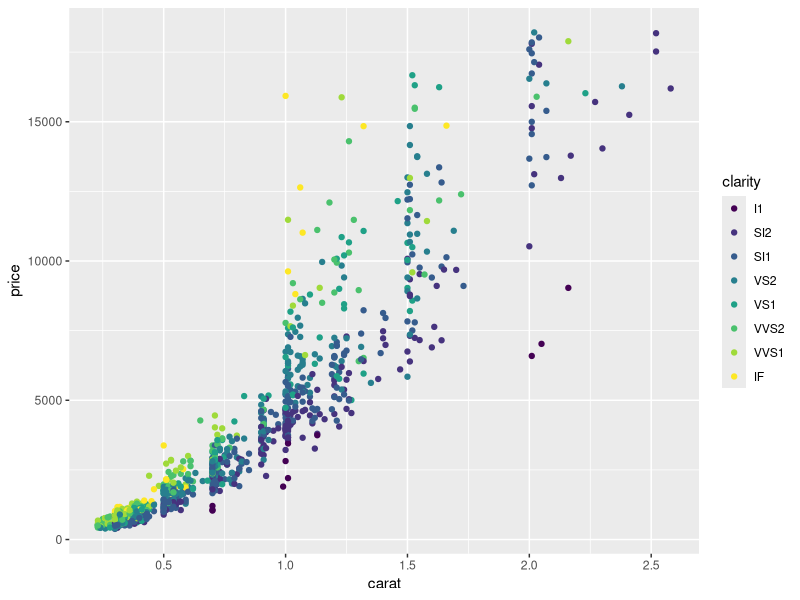
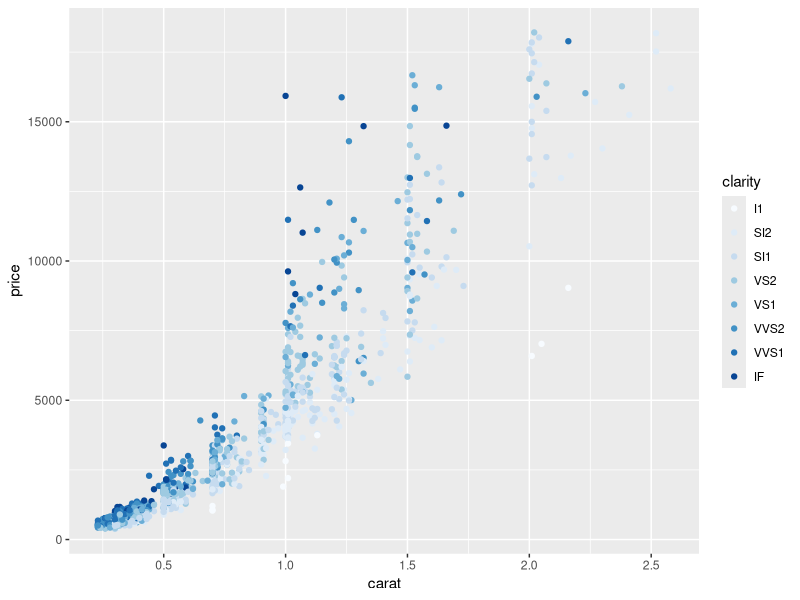
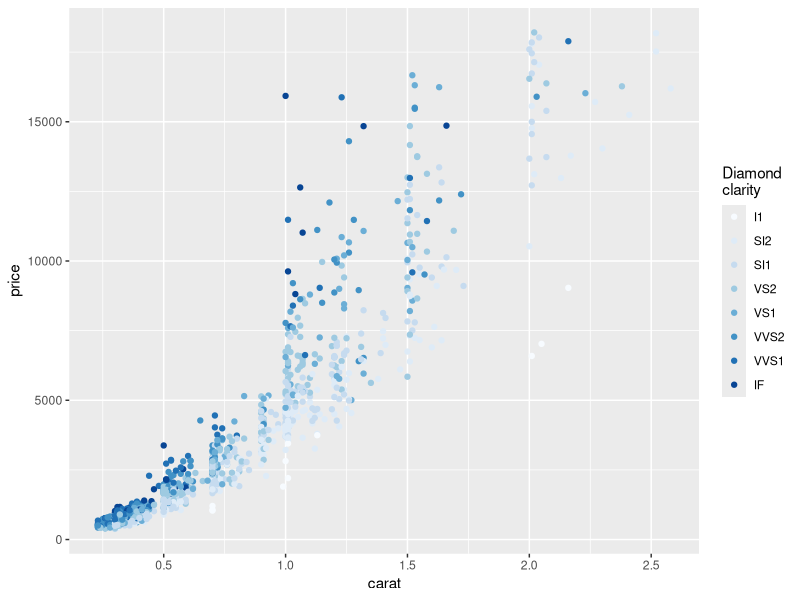
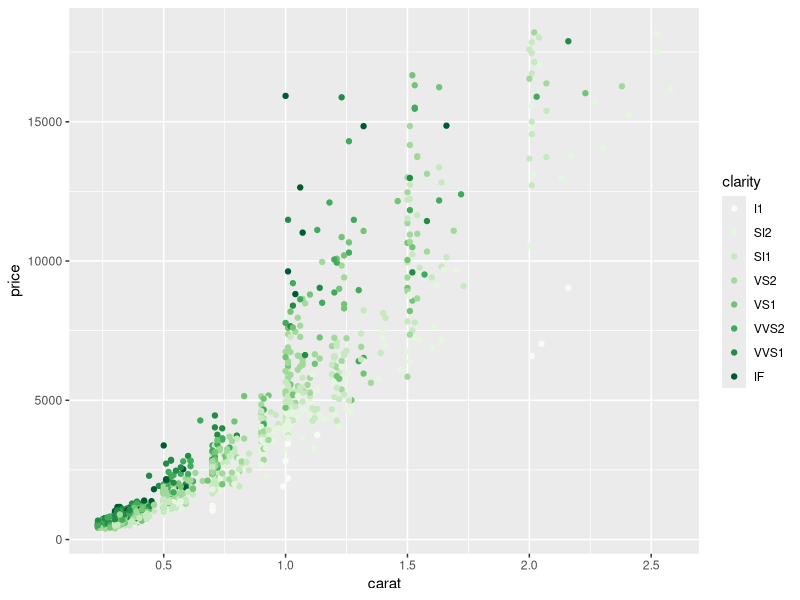
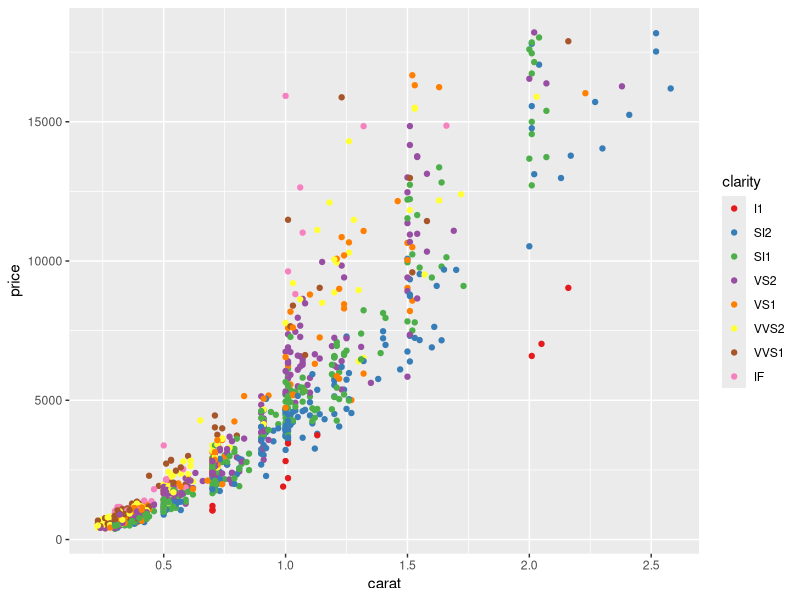
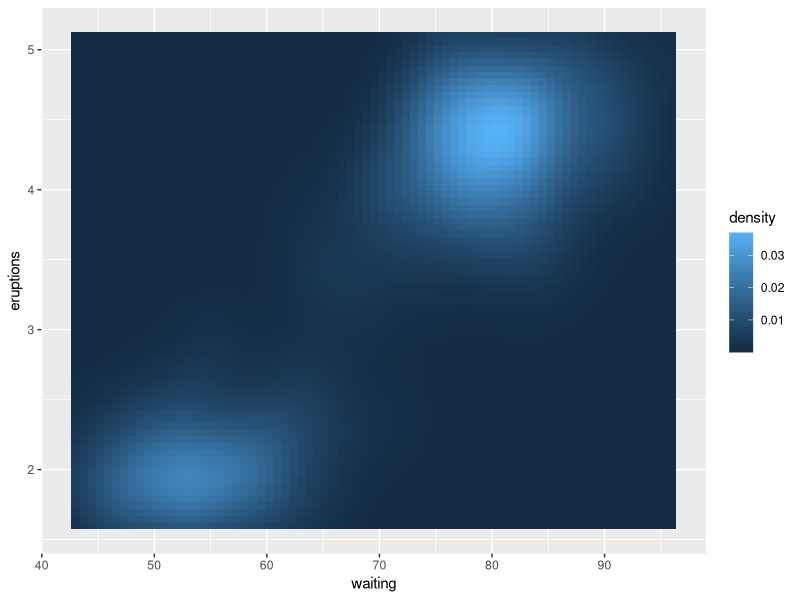
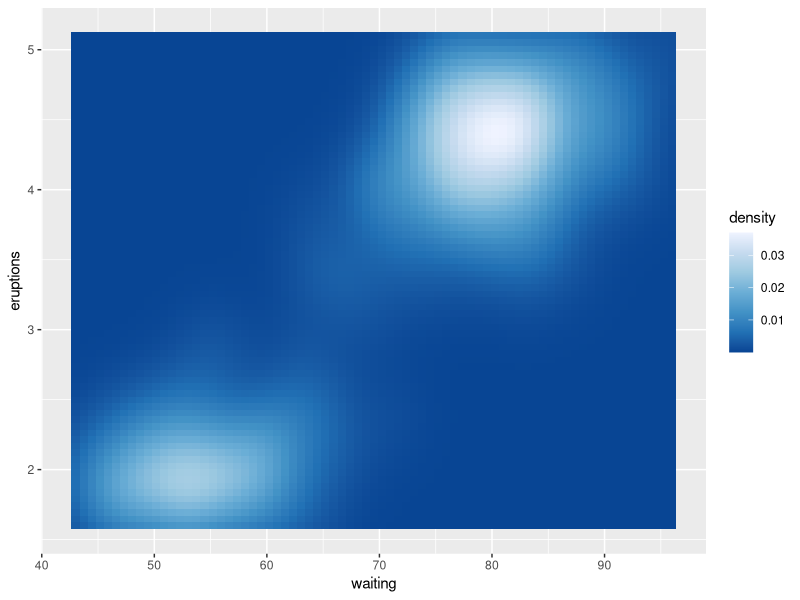
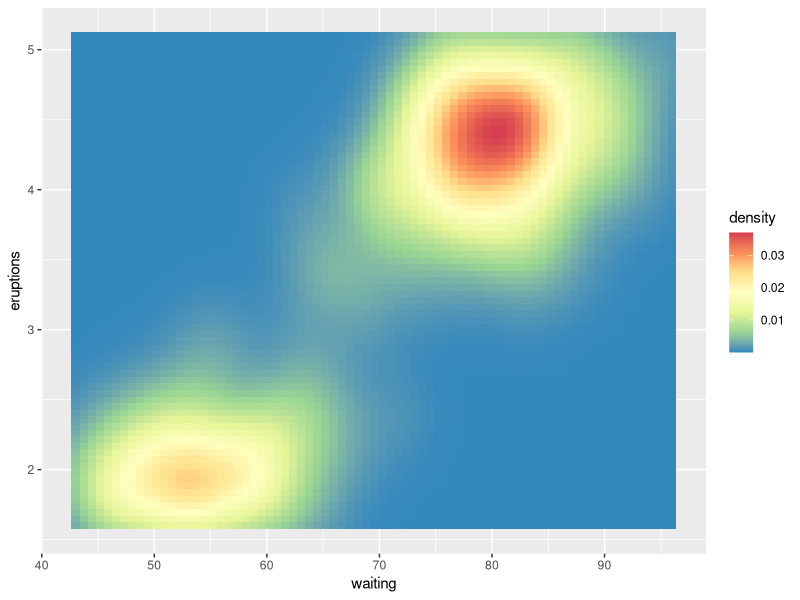

Reproduce these figures in R, in order.
library(ggplot2)


### Name: scale_colour_brewer
### Title: Sequential, diverging and qualitative colour scales from
###   ColorBrewer
### Aliases: scale_colour_brewer scale_fill_brewer scale_colour_distiller
###   scale_fill_distiller scale_colour_fermenter scale_fill_fermenter
###   scale_color_brewer scale_color_distiller scale_color_fermenter

### ** Examples

dsamp <- diamonds[sample(nrow(diamonds), 1000), ]
(d <- ggplot(dsamp, aes(carat, price)) +
  geom_point(aes(colour = clarity)))
d + scale_colour_brewer()

# Change scale label
d + scale_colour_brewer("Diamond\nclarity")

# Select brewer palette to use, see ?scales::brewer_pal for more details
d + scale_colour_brewer(palette = "Greens")
d + scale_colour_brewer(palette = "Set1")

## No test: 
##D # scale_fill_brewer works just the same as
##D # scale_colour_brewer but for fill colours
##D p <- ggplot(diamonds, aes(x = price, fill = cut)) +
##D   geom_histogram(position = "dodge", binwidth = 1000)
##D p + scale_fill_brewer()
##D # the order of colour can be reversed
##D p + scale_fill_brewer(direction = -1)
##D # the brewer scales look better on a darker background
##D p +
##D   scale_fill_brewer(direction = -1) +
##D   theme_dark()
## End(No test)

# Use distiller variant with continous data
v <- ggplot(faithfuld) +
  geom_tile(aes(waiting, eruptions, fill = density))
v
v + scale_fill_distiller()
v + scale_fill_distiller(palette = "Spectral")

# or use blender variants to discretise continuous data
v + scale_fill_fermenter()
